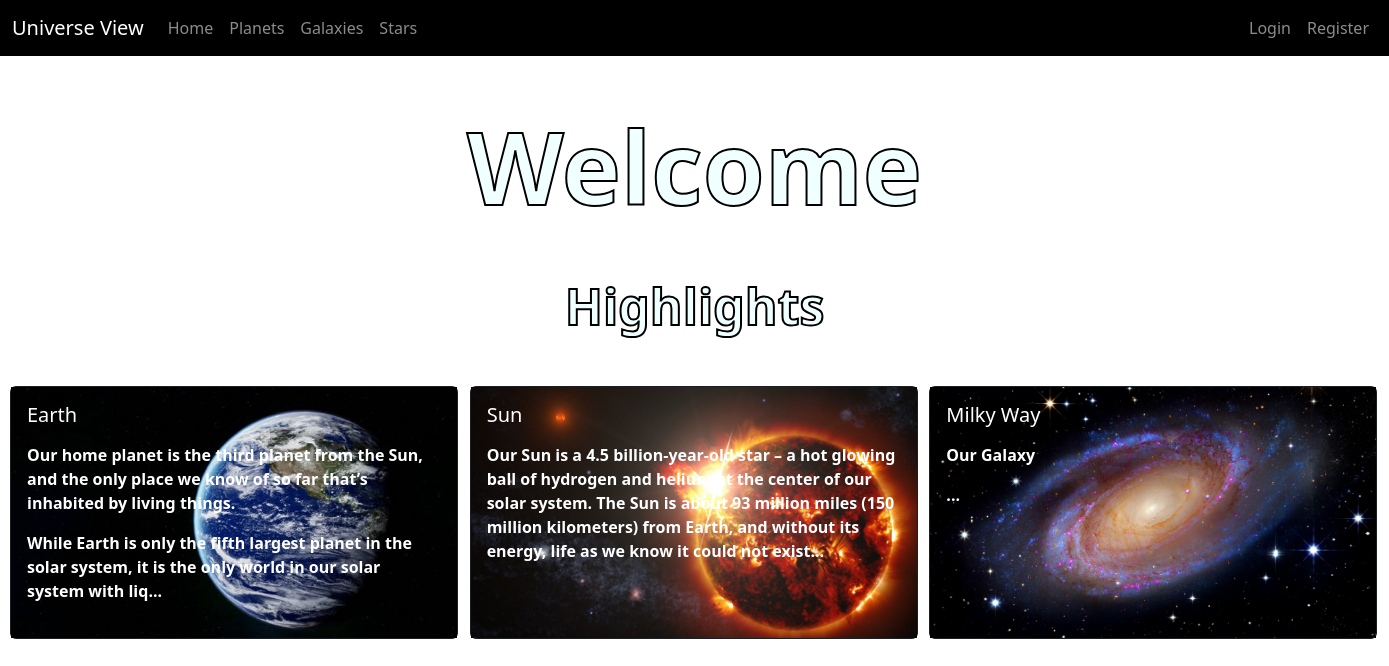
The page / on the database its author committed.
### blog/models.py (models this page shows, shortened)
class Blog(models.Model):
    name = models.CharField(max_length=100)
    image = models.ImageField(upload_to="blogs")
    description = RichTextField()
    is_active = models.BooleanField(default=False)
    is_home = models.BooleanField(default=False)
    slug = models.SlugField(null= False,blank = True,unique=True,db_index=True, editable= False)
    category = models.ForeignKey(Category,null= True, on_delete=models.CASCADE)
    type = models.ForeignKey(Type,null= True, on_delete=models.CASCADE)

### blog/views.py (the view)
# urls.py: path("",views.index,name="home"),
def index(request):
    context = {
        "blogs" : Blog.objects.all(),
        "categories" : Category.objects.all(),
    }
    return render(request,"blog/index.html",context)

### blog/templates/blog/index.html (shortened to what this page needs)
{% extends "base.html" %}
{% load static %}
{% block css_files %}
    <link rel = "stylesheet" href= "{% static 'blog/css/blogsStyle.css' %}">
{% endblock %}
{% block body %}
background = "{% static 'img/world.gif' %}"
{% endblock %}
{% block content %}
   <h1>
      Welcome
   </h1>
   <h2>
      Highlights
   </h2>
   <div class = "col mt-3">
      {% if blogs|length > 0 %}
      <div class = "grid-container">
          {% for blog in blogs %}
          {% if blog.is_active %}
            {% if blog.is_home %}
              {% include 'blog/partials/card.html' %}
      </div>
         {% endif %}
          {% endif %}
          {% endfor %}
      {% else %}
          <div class = "alert alert-warning">
              No Planets
          </div>
      {% endif %}
{% endblock %}

### blog/templates/blog/partials/card.html
{% load static %}
<div class = "grid-item">
    <a class="list-group-item list-group-item-action" href="{% url 'blog_details' blog.slug %}">
        <div class="card text-bg-dark" style="width: 28rem;" >
            <img src="{{ blog.image.url }}"  class="img-fluid" alt="" >
            <div class="card-img-overlay">
                <h5 class="card-title">
                    {{ blog.name|title }}
                </h5>
                <p class="card-text">{{blog.description|slice:"0:256"|safe}}...</p>
        </div>
    </a>
</div>

### blog/static/blog/css/blogsStyle.css (style rules this page uses)
a { color: inherit; }
.grid-container { display: grid; grid-template-columns: auto auto auto; padding: 5px; }
.grid-item { background-color: rgba(255, 255, 255, 0); padding: 5px; font-weight: bold; -webkit-text-stroke: 0px #fff; }

### blog/templates/blog/index.html (style rules this page uses)
h1 { margin: 50px; color: azure; text-align: center; font-size: 100px; font-weight: bolder; -webkit-text-stroke: 2px #000; }
h2 { margin: 40px; color: azure; text-align: center; font-size: 50px; font-weight: bolder; -webkit-text-stroke: 2px #000; }

### rows shown on the page
Blog: image (picture), name "Earth", description "Our home planet is the third planet from the Sun, and the only place we know of so far that’s inhabited by living things. While Earth is only the fifth largest planet in the solar system, it is the only world in our solar system with liq"
Blog: image (picture), name "Sun", description "Our Sun is a 4.5 billion-year-old star – a hot glowing ball of hydrogen and helium at the center of our solar system. The Sun is about 93 million miles (150 million kilometers) from Earth, and without its energy, life as we know it could not exist"
Blog: image (picture), name "Milky Way", description "Our Galaxy"
